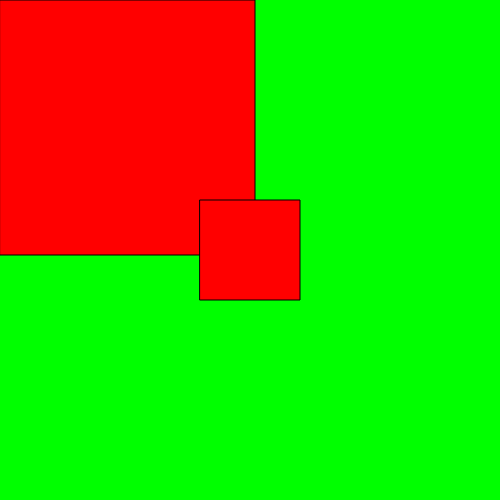
Frame 1 (no input)
Frame 60 (no input): identical to frame 1, image omitted
Frame 120 (the mouse pressed at the canvas centre since frame 60): identical to frame 1, image omitted

The p5.js sketch that drew this single still picture (run headless with seeded random() and noise() and a simulated clock; from frame 60 on, the mouse is pressed at the canvas centre):

// p5.js sketch
// ── sketch.js
function setup() {
    createCanvas(500, 500)
}

function draw() {
    background(0, 255, 0)
    var size = 100;
    fill(255,0,0);
    rect(0,0,255,255)
    rect(width/2 - size/2, 
         height/2-size/2, size, size)
}
